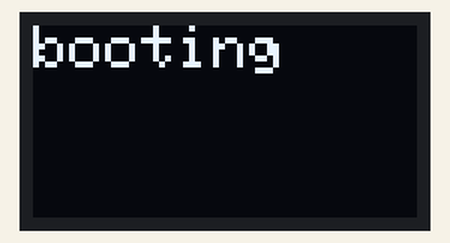
Recording of a sketch running on a simulated ESP32-C3. On the bench: 64×32 one-colour display. WiFi joins after 1.5 s; servers stay silent unless stated; what the sketch prints to the serial monitor is not drawn.

Above: at 0.1 s.
At 1.7 s:
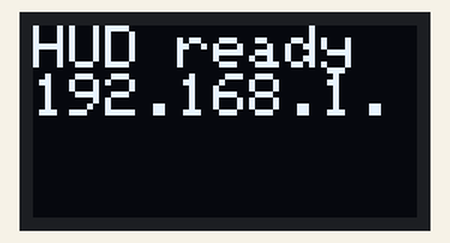

The sketch:

c3_oled.ino
```cpp
// c3_oled.ino - ESP32-C3 SuperMini + 0.49" SSD1306 (64x32) HUD node.
//
// Role: join the PC hotspot and display text the PC pushes to it. The PC runs
// the Gemini result through and POSTs the display text here.
//
// Endpoints:
//   POST /msg   body = the text to show (newlines split lines). Returns "ok".
//   GET  /      status page
//
// Wiring (SSD1306 I2C -> C3 SuperMini):
//   VCC -> 3V3, GND -> GND, SDA -> GPIO8, SCL -> GPIO9   (C3 SuperMini defaults)
//
// Libraries (Arduino Library Manager): "Adafruit SSD1306", "Adafruit GFX".

#include <WiFi.h>
#include <WebServer.h>
#include <ESPmDNS.h>
#include <Wire.h>
#include <Adafruit_GFX.h>
#include <Adafruit_SSD1306.h>

// ---------------------------------------------------------------- config
// WIFI_SSID / WIFI_PASS come from wifi_config.h (gitignored). Copy
// wifi_config.example.h -> wifi_config.h in this folder and fill it in.
#include "wifi_config.h"
const char* HOSTNAME  = "c3hud";               // reachable as c3hud.local

#define I2C_SDA 8
#define I2C_SCL 9
#define SCREEN_W 64
#define SCREEN_H 32
#define OLED_ADDR 0x3C                          // most 0.49" SSD1306 are 0x3C

Adafruit_SSD1306 display(SCREEN_W, SCREEN_H, &Wire, -1);
WebServer server(80);

String lastMsg = "waiting...";

void render(const String& msg) {
  display.clearDisplay();
  display.setTextSize(1);                       // 6x8 px -> ~10 chars x 4 lines on 64x32
  display.setTextColor(SSD1306_WHITE);
  display.setCursor(0, 0);
  int line = 0, start = 0;
  for (int i = 0; i <= msg.length() && line < 4; i++) {
    if (i == msg.length() || msg[i] == '\n') {
      String ln = msg.substring(start, i);
      if (ln.length() > 10) ln = ln.substring(0, 10);   // hard clip to width
      display.setCursor(0, line * 8);
      display.print(ln);
      line++; start = i + 1;
    }
  }
  display.display();
}

void handleMsg() {
  if (server.hasArg("plain")) {
    lastMsg = server.arg("plain");
    render(lastMsg);
    server.send(200, "text/plain", "ok");
  } else {
    server.send(400, "text/plain", "no body");
  }
}

void handleRoot() {
  server.send(200, "text/plain", String("C3 HUD up. POST text to /msg. last: ") + lastMsg);
}

void setup() {
  Serial.begin(115200);
  Wire.begin(I2C_SDA, I2C_SCL);
  if (!display.begin(SSD1306_SWITCHCAPVCC, OLED_ADDR)) {
    Serial.println("SSD1306 not found (check wiring / address 0x3C vs 0x3D)");
  }
  display.clearDisplay();
  display.setTextSize(1); display.setTextColor(SSD1306_WHITE);
  display.setCursor(0, 0); display.print("booting"); display.display();

  WiFi.mode(WIFI_STA);
  WiFi.setSleep(false);
  WiFi.begin(WIFI_SSID, WIFI_PASS);
  uint32_t t0 = millis();
  while (WiFi.status() != WL_CONNECTED && millis() - t0 < 30000) { delay(400); }
  if (WiFi.status() == WL_CONNECTED) {
    Serial.print("IP: "); Serial.println(WiFi.localIP());
    render(String("HUD ready\n") + WiFi.localIP().toString());
    if (MDNS.begin(HOSTNAME)) { MDNS.addService("http", "tcp", 80); }
  } else {
    render("wifi FAIL");
  }

  server.on("/", handleRoot);
  server.on("/msg", HTTP_POST, handleMsg);
  server.begin();
}

void loop() {
  server.handleClient();
  if (WiFi.status() != WL_CONNECTED) { WiFi.reconnect(); delay(1000); }
}
```

wifi_config.example.h
```cpp
// Copy this file to wifi_config.h (same folder) and fill in your real network.
// wifi_config.h is gitignored, it never gets committed.
#pragma once

const char* WIFI_SSID = "YOUR-WIFI-SSID";
const char* WIFI_PASS = "YOUR-WIFI-PASSWORD";
```
